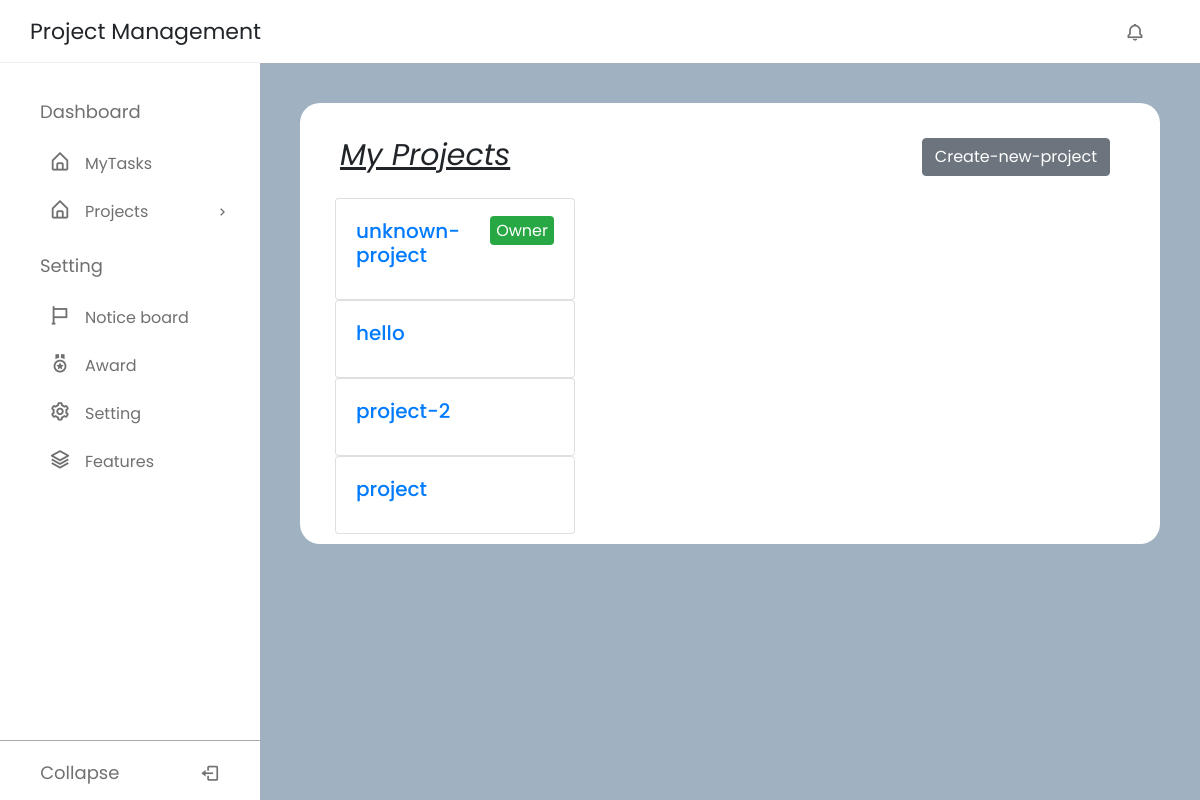
The app's page /project/ (signed in) with its own data.
### app/models.py (models this page shows)
class Project(models.Model):
    name=models.CharField(max_length=50,default="unknown-project")
    owner=models.ManyToManyField(Profile,related_name='owned_projects')
    contributor=models.ManyToManyField(Profile,related_name='contributed_projects')
    created_at=models.DateTimeField(auto_now=True, auto_now_add=False)
    def __str__(self):
        return self.name

### app/views.py (the view)
# urls.py: path('project/',project,name='projects'),
def project(request):
    projects_list=[]
    user=request.user
    owned=models.Project.objects.filter(owner=request.user)
    contributed=models.Project.objects.filter(contributor=request.user)
    for x in owned:
        if not x in projects_list:
            projects_list.append(x)
    for x in contributed:
        if not x in projects_list:
            projects_list.append(x)
    print(projects_list)
    return render(request,"projects.html",{'user': user,"projects":projects_list})

### app/context_processor.py (called while the page is built)
def projects(request):
    projects_list=[]
    print(request.user)
    if not request.user.is_anonymous:
        user=request.user
        owned=Project.objects.filter(owner=request.user)
        contributed=Project.objects.filter(contributor=request.user)
        for x in owned:
            if not x in projects_list:
                projects_list.append(x)
        for x in contributed:
            if not x in projects_list:
                projects_list.append(x)
        print(projects_list)
        return {'all_projects': projects_list}
    return {'answer':'userdoesnotexist'}

### templates/projects.html
{%extends "dashbase.html"%}
{%block Body%}
<div class="Dashboard">
    <div class="project-container">
        <div class="project-title "><u>My Projects</u>
          <div class="ml-auto">
            <form action="addproject/" method="get">
                <button class="btn btn-secondary" type="submit">Create-new-project</button>
            </form>
        </div>
      </div>
      {% for project in projects %}
            <div class="col-md-4">
               <div class="card" >
                    <div class="card-body d-flex" >
                        <a href="{% url 'project_detail' project.id%}"><h5 class="card-title">{{ project.name }}</h5></a>
                        <div class="ml-auto">
                            {% if request.user in project.owner.all %}
                            <span class="owner-tag">Owner</span>
                            {% endif %}
                        </div>
                    </div>
                </div>
            </div>
            {% endfor %}
</div>
{%endblock%}

### static/css/index.css (style rules this page uses)
* { margin: 0; padding: 0; box-sizing: border-box; font-family: "Poppins", sans-serif; }
:root { --white-color: #fff; --blue-color: #001d4e; --grey-color: #707070; --grey-color-light: #aaa; }
body { background-color: #a0b1c2; transition: all 0.5s ease; }
.Dashboard { height: fit-content; width:calc(100% - 260px); margin-left: 260px; padding:20px; align-items: center; }
.project-container { height: fit-content; margin:20px; padding-top: 10px; padding-left: 20px; padding-right: 30px; padding-bottom: 10px; border-radius: 20px; align-content: center; border: #001d4e; border-width: 2px; background-color: rgb(255, 255, 255); }
.project-title { display: flex; font-size: 30px; font-style: italic; font-family: 'Franklin Gothic Medium', 'Arial Narrow', Arial, sans-serif; margin:20px; }
.owner-tag { background-color: #28a745; color: white; padding: 3px 6px; border-radius: 4px; }

### records on screen
Project: name "unknown-project", shows "Owner"
Project: name "hello"
Project: name "project-2"
Project: name "project"
